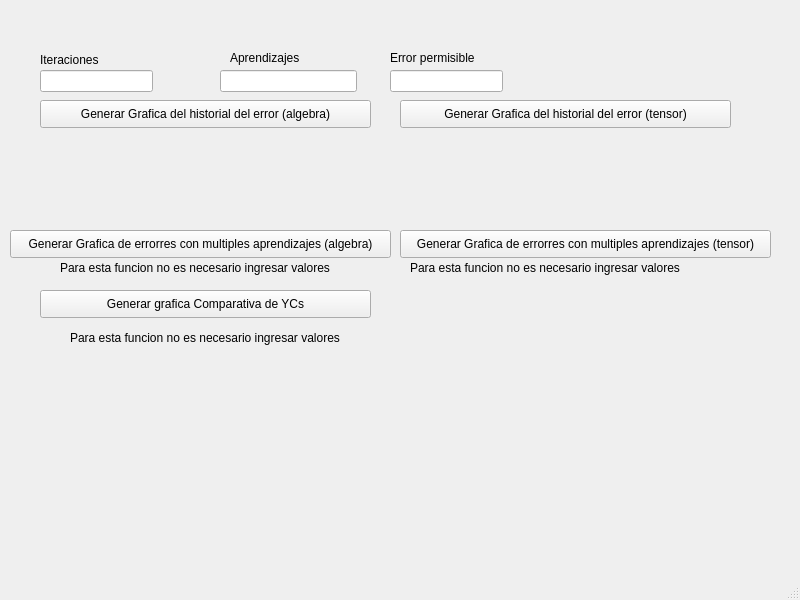
<?xml version="1.0" encoding="UTF-8"?>
<ui version="4.0">
 <class>MainWindow</class>
 <widget class="QMainWindow" name="MainWindow">
  <property name="geometry">
   <rect>
    <x>0</x>
    <y>0</y>
    <width>800</width>
    <height>600</height>
   </rect>
  </property>
  <property name="windowTitle">
   <string>MainWindow</string>
  </property>
  <widget class="QWidget" name="centralwidget">
   <widget class="QLabel" name="label">
    <property name="geometry">
     <rect>
      <x>40</x>
      <y>50</y>
      <width>81</width>
      <height>20</height>
     </rect>
    </property>
    <property name="text">
     <string>Iteraciones</string>
    </property>
   </widget>
   <widget class="QLabel" name="label_2">
    <property name="geometry">
     <rect>
      <x>230</x>
      <y>50</y>
      <width>111</width>
      <height>16</height>
     </rect>
    </property>
    <property name="text">
     <string>Aprendizajes</string>
    </property>
   </widget>
   <widget class="QLabel" name="label_3">
    <property name="geometry">
     <rect>
      <x>390</x>
      <y>50</y>
      <width>111</width>
      <height>16</height>
     </rect>
    </property>
    <property name="text">
     <string>Error permisible</string>
    </property>
   </widget>
   <widget class="QLineEdit" name="error_permisible">
    <property name="geometry">
     <rect>
      <x>390</x>
      <y>70</y>
      <width>113</width>
      <height>22</height>
     </rect>
    </property>
   </widget>
   <widget class="QLineEdit" name="iteraciones">
    <property name="geometry">
     <rect>
      <x>40</x>
      <y>70</y>
      <width>113</width>
      <height>22</height>
     </rect>
    </property>
   </widget>
   <widget class="QLineEdit" name="aprendizaje">
    <property name="geometry">
     <rect>
      <x>220</x>
      <y>70</y>
      <width>137</width>
      <height>22</height>
     </rect>
    </property>
   </widget>
   <widget class="QPushButton" name="grafica_errores">
    <property name="geometry">
     <rect>
      <x>40</x>
      <y>100</y>
      <width>331</width>
      <height>28</height>
     </rect>
    </property>
    <property name="text">
     <string>Generar Grafica del historial del error (algebra)</string>
    </property>
   </widget>
   <widget class="QPushButton" name="generar_grafica_aprendizajes">
    <property name="geometry">
     <rect>
      <x>10</x>
      <y>230</y>
      <width>381</width>
      <height>28</height>
     </rect>
    </property>
    <property name="text">
     <string>Generar Grafica de errorres con multiples aprendizajes (algebra)</string>
    </property>
   </widget>
   <widget class="QPushButton" name="grafica_comparativa">
    <property name="geometry">
     <rect>
      <x>40</x>
      <y>290</y>
      <width>331</width>
      <height>28</height>
     </rect>
    </property>
    <property name="text">
     <string>Generar grafica Comparativa de YCs</string>
    </property>
   </widget>
   <widget class="QLabel" name="estado">
    <property name="geometry">
     <rect>
      <x>40</x>
      <y>160</y>
      <width>721</width>
      <height>41</height>
     </rect>
    </property>
    <property name="text">
     <string/>
    </property>
   </widget>
   <widget class="QLabel" name="label_4">
    <property name="geometry">
     <rect>
      <x>60</x>
      <y>260</y>
      <width>301</width>
      <height>16</height>
     </rect>
    </property>
    <property name="text">
     <string>Para esta funcion no es necesario ingresar valores</string>
    </property>
   </widget>
   <widget class="QLabel" name="label_5">
    <property name="geometry">
     <rect>
      <x>70</x>
      <y>330</y>
      <width>301</width>
      <height>16</height>
     </rect>
    </property>
    <property name="text">
     <string>Para esta funcion no es necesario ingresar valores</string>
    </property>
   </widget>
   <widget class="QPushButton" name="grafica_errores_2">
    <property name="geometry">
     <rect>
      <x>400</x>
      <y>100</y>
      <width>331</width>
      <height>28</height>
     </rect>
    </property>
    <property name="text">
     <string>Generar Grafica del historial del error (tensor)</string>
    </property>
   </widget>
   <widget class="QPushButton" name="generar_grafica_aprendizajes_2">
    <property name="geometry">
     <rect>
      <x>400</x>
      <y>230</y>
      <width>371</width>
      <height>28</height>
     </rect>
    </property>
    <property name="text">
     <string>Generar Grafica de errorres con multiples aprendizajes (tensor)</string>
    </property>
   </widget>
   <widget class="QLabel" name="label_6">
    <property name="geometry">
     <rect>
      <x>410</x>
      <y>260</y>
      <width>301</width>
      <height>16</height>
     </rect>
    </property>
    <property name="text">
     <string>Para esta funcion no es necesario ingresar valores</string>
    </property>
   </widget>
  </widget>
  <widget class="QMenuBar" name="menubar">
   <property name="geometry">
    <rect>
     <x>0</x>
     <y>0</y>
     <width>800</width>
     <height>26</height>
    </rect>
   </property>
  </widget>
  <widget class="QStatusBar" name="statusbar"/>
 </widget>
 <resources/>
 <connections/>
</ui>
